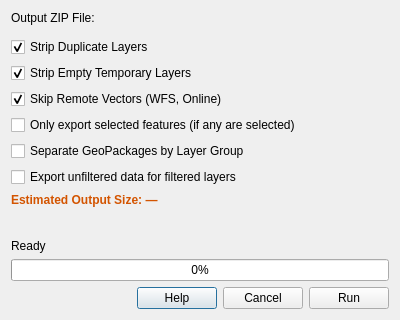
<?xml version="1.0" encoding="UTF-8"?>
<ui version="4.0">
 <class>GeopackerDialogBase</class>
 <widget class="QDialog" name="GeopackerDialogBase">
  <property name="geometry">
   <rect>
    <x>0</x>
    <y>0</y>
    <width>400</width>
    <height>320</height>
   </rect>
  </property>
  <property name="windowTitle">
   <string>Geopacker</string>
  </property>
  <layout class="QVBoxLayout" name="verticalLayout">
   <item>
    <widget class="QLabel" name="label">
     <property name="text">
      <string>Output ZIP File:</string>
     </property>
    </widget>
   </item>
   <item>
    <widget class="QgsFileWidget" name="fileOutput">
     <property name="filter">
      <string>ZIP Archives (*.zip)</string>
     </property>
     <property name="storageMode">
      <enum>QgsFileWidget::SaveFile</enum>
     </property>
    </widget>
   </item>
   <item>
    <widget class="QCheckBox" name="chkStripDuplicates">
     <property name="text">
      <string>Strip Duplicate Layers</string>
     </property>
     <property name="checked">
      <bool>true</bool>
     </property>
    </widget>
   </item>
   <item>
    <widget class="QCheckBox" name="chkStripEmpty">
     <property name="text">
      <string>Strip Empty Temporary Layers</string>
     </property>
     <property name="checked">
      <bool>true</bool>
     </property>
    </widget>
   </item>
   <item>
    <widget class="QCheckBox" name="chkSkipRemoteVectors">
     <property name="text">
      <string>Skip Remote Vectors (WFS, Online)</string>
     </property>
     <property name="checked">
      <bool>true</bool>
     </property>
    </widget>
   </item>
   <item>
    <widget class="QCheckBox" name="chkOnlySelected">
     <property name="text">
      <string>Only export selected features (if any are selected)</string>
     </property>
     <property name="checked">
      <bool>false</bool>
     </property>
    </widget>
   </item>
   <item>
    <widget class="QCheckBox" name="chkGroupGpkgs">
     <property name="text">
      <string>Separate GeoPackages by Layer Group</string>
     </property>
     <property name="checked">
      <bool>false</bool>
     </property>
    </widget>
   </item>
   <item>
    <widget class="QCheckBox" name="chkExportUnfiltered">
     <property name="text">
      <string>Export unfiltered data for filtered layers</string>
     </property>
     <property name="checked">
      <bool>false</bool>
     </property>
    </widget>
   </item>
   <item>
    <widget class="QLabel" name="lblEstimatedSize">
       <property name="text">
        <string>Estimated Output Size: —</string>
       </property>
       <property name="styleSheet">
        <string notr="true">font-weight: bold; color: #D35400; font-size: 9pt;</string>
       </property>
      </widget>
   </item>
   <item>
    <spacer name="verticalSpacer">
     <property name="orientation">
      <enum>Qt::Vertical</enum>
     </property>
     <property name="sizeHint" stdset="0">
      <size>
       <width>20</width>
       <height>40</height>
      </size>
     </property>
    </spacer>
   </item>
   <item>
    <widget class="QLabel" name="lblStatus">
     <property name="text">
      <string>Ready</string>
     </property>
    </widget>
   </item>
   <item>
    <widget class="QProgressBar" name="progressBar">
     <property name="value">
      <number>0</number>
     </property>
    </widget>
   </item>
   <item>
    <layout class="QHBoxLayout" name="horizontalLayout">
     <item>
      <spacer name="horizontalSpacer">
       <property name="orientation">
        <enum>Qt::Horizontal</enum>
       </property>
       <property name="sizeHint" stdset="0">
        <size>
         <width>40</width>
         <height>20</height>
        </size>
       </property>
      </spacer>
     </item>
     <item>
      <widget class="QPushButton" name="btnHelp">
       <property name="text">
        <string>Help</string>
       </property>
      </widget>
     </item>
     <item>
      <widget class="QPushButton" name="btnCancel">
       <property name="text">
        <string>Cancel</string>
       </property>
      </widget>
     </item>
     <item>
      <widget class="QPushButton" name="btnRun">
       <property name="text">
        <string>Run</string>
       </property>
      </widget>
     </item>
    </layout>
   </item>
  </layout>
 </widget>
 <customwidgets>
  <customwidget>
   <class>QgsFileWidget</class>
   <extends>QWidget</extends>
   <header>qgis.gui</header>
  </customwidget>
 </customwidgets>
 <resources/>
 <connections/>
</ui>
